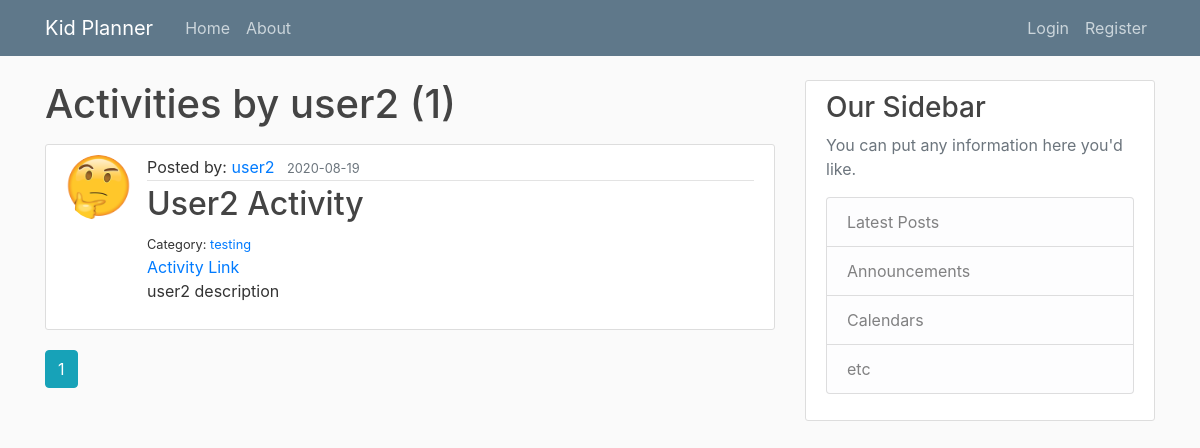
/user/user2, run on an earlier commit of the app's database.
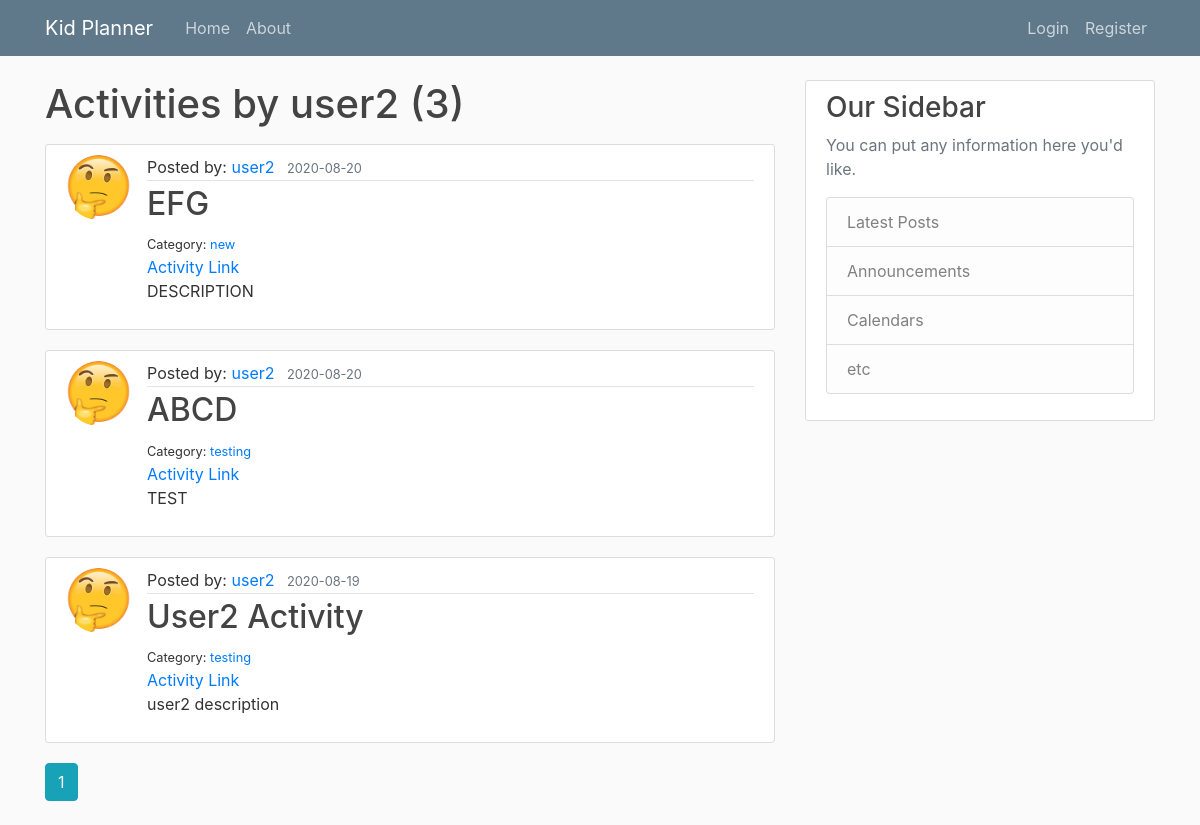
And on a later commit of the database.
### planner/models.py (models this page shows, shortened)
class User(db.Model, UserMixin):
    id = db.Column(db.Integer, primary_key=True)
    username = db.Column(db.String(20), unique=True, nullable=False)
    email = db.Column(db.String(120), unique=True, nullable=False)
    image_file = db.Column(db.String(20), nullable=False, default='default.jpg')
    password = db.Column(db.String(60), nullable=False)
    activities = db.relationship('Activity', backref='author', lazy=True)

class Activity(db.Model):
    id = db.Column(db.Integer, primary_key=True)
    title = db.Column(db.String(100), nullable=False)
    link = db.Column(db.String(500), nullable=True, default="#")
    category = db.Column(db.String(100), nullable=True)
    description = db.Column(db.String(), nullable=True)
    date_posted = db.Column(db.DateTime, nullable=False, default=datetime.utcnow)
    user_id = db.Column(db.Integer, db.ForeignKey('user.id'), nullable=False)

### planner/routes.py (the view)
@app.route('/user/<string:username>')
def user_activities(username):
    page = request.args.get('page', 1, type=int)
    user = User.query.filter_by(username=username).first_or_404()
    activities = Activity.query.filter_by(author=user)\
        .order_by(Activity.date_posted.desc())\
        .paginate(page=page, per_page=5)
    return render_template('user_activities.html', activities=activities, user=user)

### planner/templates/user_activities.html
{% extends "layout.html" %}
{% block content %}
    <h1 class="mb-3">Activities by {{ user.username}} ({{ activities.total }})</h1>
    {% for activity in activities.items %}
        <article class="media content-section">
        <img class="rounded-circle article-img" src="{{ url_for('static', filename='profile_pics/' + activity.author.image_file) }}">
              <div class="media-body">
                <div class="article-metadata">
                  Posted by:  <a class="mr-2" href="{{ url_for('user_activities', username=activity.author.username) }}">{{ activity.author.username }}</a>
                  <small class="text-muted">{{ activity.date_posted.strftime('%Y-%m-%d') }}</small>
                </div>
                <h2><a class="article-title" href="{{ url_for('activity', activity_id=activity.id) }}">{{ activity.title }}</a></h2>
                <small>Category:  <a href="{{ url_for('category_activities', category=activity.category) }}">{{ activity.category }}</a></small><br>
                <a href='{{ activity.link }}' target="_blank">Activity Link</a>
                <p class="article-content">{{ activity.description }}</p>
              </div>
            </article>
    {% endfor %}
    {% for page_num in activities.iter_pages(left_edge=1, right_edge=1, left_current=1, right_current=2) %}
      {% if page_num %}
          {% if activities.page == page_num %}
            <a class="btn btn-info mb-4" href="{{ url_for('user_activities', username=user.username, page=page_num) }}">{{ page_num }}</a>
          {% else %}
            <a class="btn btn-outline-info mb-4" href="{{ url_for('user_activities', username=user.username, page=page_num) }}">{{ page_num }}</a>
          {% endif %}
      {% else %}
       ...
      {% endif %}
    {% endfor %}
{% endblock content %}

### planner/templates/layout.html (shortened to what this page needs)
<!DOCTYPE html>
<html lang="en">
<head>
  <link rel="stylesheet" href="https://stackpath.bootstrapcdn.com/bootstrap/4.5.0/css/bootstrap.min.css"
>
  <link rel="stylesheet" type="text/css" href="{{ url_for('static', filename='main.css') }}">
</head>
<body>
  <header class="site-header">
    <nav class="navbar navbar-expand-md navbar-dark bg-steel fixed-top">
      <div class="container">
        <a class="navbar-brand mr-4" href="/">Kid Planner</a>
        <div class="collapse navbar-collapse" id="navbarToggle">
          <div class="navbar-nav mr-auto">
            <a class="nav-item nav-link" href="{{ url_for('home') }}">Home</a>
            <a class="nav-item nav-link" href="{{ url_for('about') }}">About</a>
          </div>
          <div class="navbar-nav">
            {% if current_user.is_authenticated %}
            <a class="nav-item nav-link" href="{{ url_for('new_activity') }}">New Activity</a>
            <a class="nav-item nav-link" href="{{ url_for('account') }}">Account</a>
            <a class="nav-item nav-link" href="{{ url_for('logout') }}">Logout</a>
            {% else %}
            <a class="nav-item nav-link" href="{{ url_for('login') }}">Login</a>
            <a class="nav-item nav-link" href="{{ url_for('register') }}">Register</a>
            {% endif %}
          </div>
        </div>
      </div>
    </nav>
  </header>
  <main role="main" class="container">
    <div class="row">
      <div class="col-md-8">
        {% block content %}{% endblock %}
      </div>
      <div class="col-md-4">
        <div class="content-section">
          <h3>Our Sidebar</h3>
          <p class='text-muted'>You can put any information here you'd like.
            <ul class="list-group">
              <li class="list-group-item list-group-item-light">Latest Posts</li>
              <li class="list-group-item list-group-item-light">Announcements</li>
              <li class="list-group-item list-group-item-light">Calendars</li>
              <li class="list-group-item list-group-item-light">etc</li>
            </ul>
          </p>
        </div>
      </div>
    </div>
  </main>
</body>
</html>

### planner/static/main.css (style rules this page uses)
body { background: #fafafa; color: #333333; margin-top: 5rem; }
h1, h2, h3, h4, h5, h6 { color: #444444; }
.bg-steel { background-color: #5f788a; }
.site-header .navbar-nav .nav-link { color: #cbd5db; }
.content-section { background: #ffffff; padding: 10px 20px; border: 1px solid #dddddd; border-radius: 3px; margin-bottom: 20px; }
.article-title { color: #444444; }
.article-content { white-space: pre-line; }
.article-img { height: 65px; width: 65px; margin-right: 16px; }
.article-metadata { padding-bottom: 1px; margin-bottom: 4px; border-bottom: 1px solid #e3e3e3 }

What changed in the data, as far as the page shows it:
added Activity: image_file (placeholder picture), author.username "user2", date_posted "2020-08-20", title "EFG", category "new", description "DESCRIPTION"
added Activity: image_file (placeholder picture), author.username "user2", date_posted "2020-08-20", title "ABCD", category "testing", description "TEST"
Also different on the page:
{{ activities.total }}: "1" → "3"
